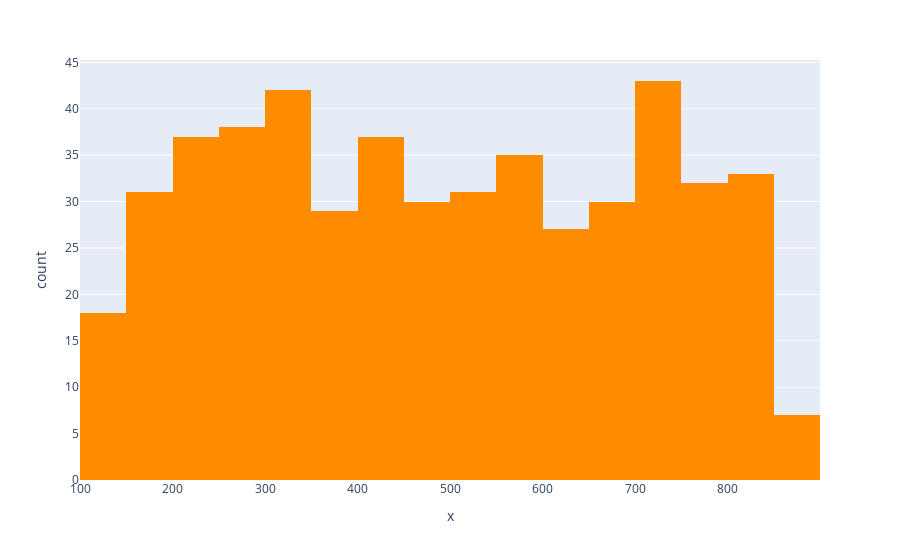

Write notebook code for a chart like this one.
### Code cell
px.histogram(x=vet,
             color_discrete_sequence = ['darkorange'])

### Figure 1 — Plotly figure (JSON) as saved in the notebook; plotly's stock layout.template omitted (floating-point values rounded to 4 significant figures; data arrays with more than 128 entries replaced by an {"elided": "..."} marker saying what was removed)
{"data": [{"alignmentgroup": "True", "bingroup": "x", "hovertemplate": "x=%{x}<br>count=%{y}<extra></extra>", "legendgroup": "", "marker": {"color": "darkorange", "pattern": {"shape": ""}}, "name": "", "offsetgroup": "", "orientation": "v", "showlegend": false, "type": "histogram", "x": {"elided": "500 int values"}, "xaxis": "x", "yaxis": "y"}], "layout": {"barmode": "relative", "legend": {"tracegroupgap": 0}, "margin": {"t": 60}, "xaxis": {"anchor": "y", "domain": [0, 1], "title": {"text": "x"}}, "yaxis": {"anchor": "x", "domain": [0, 1], "title": {"text": "count"}}}}
